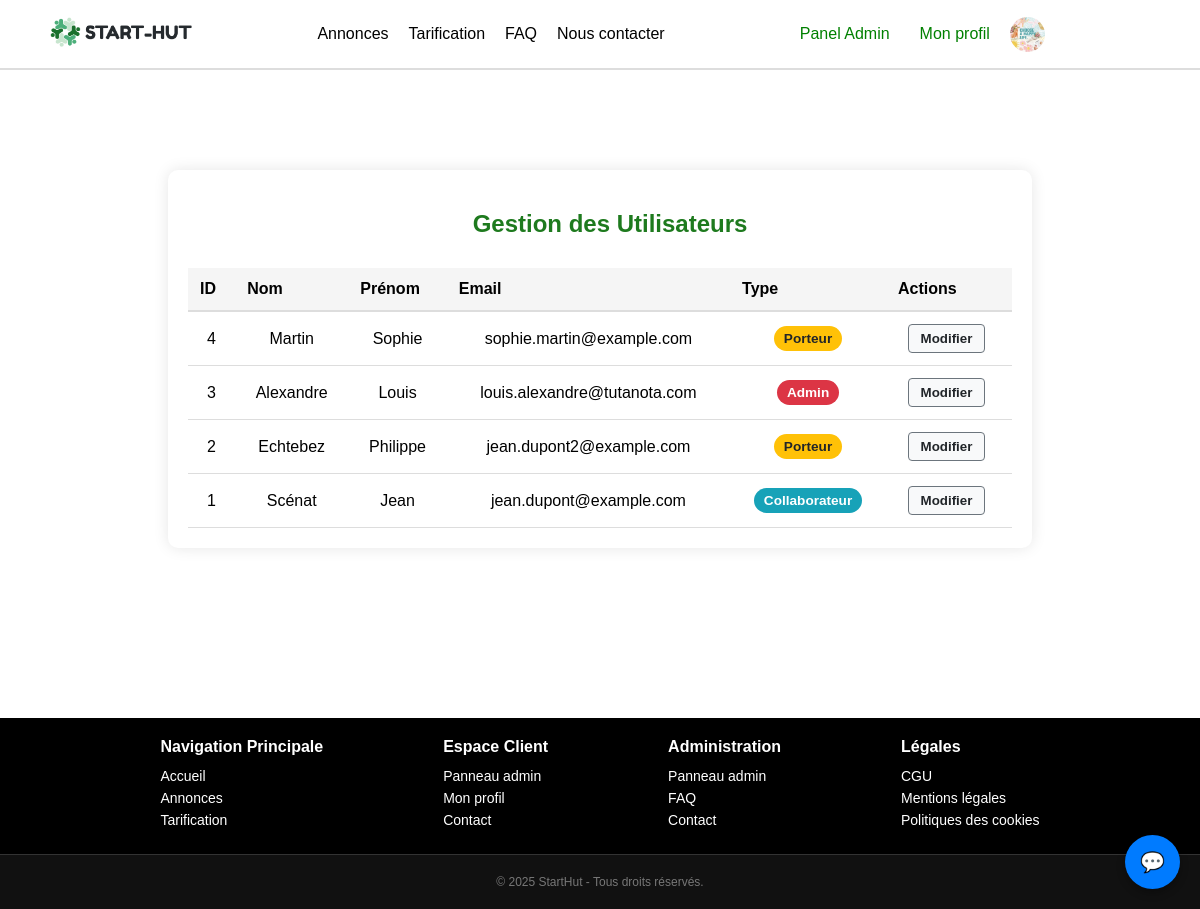
The page /src/views/admin.php (signed in) on the database as committed earlier.
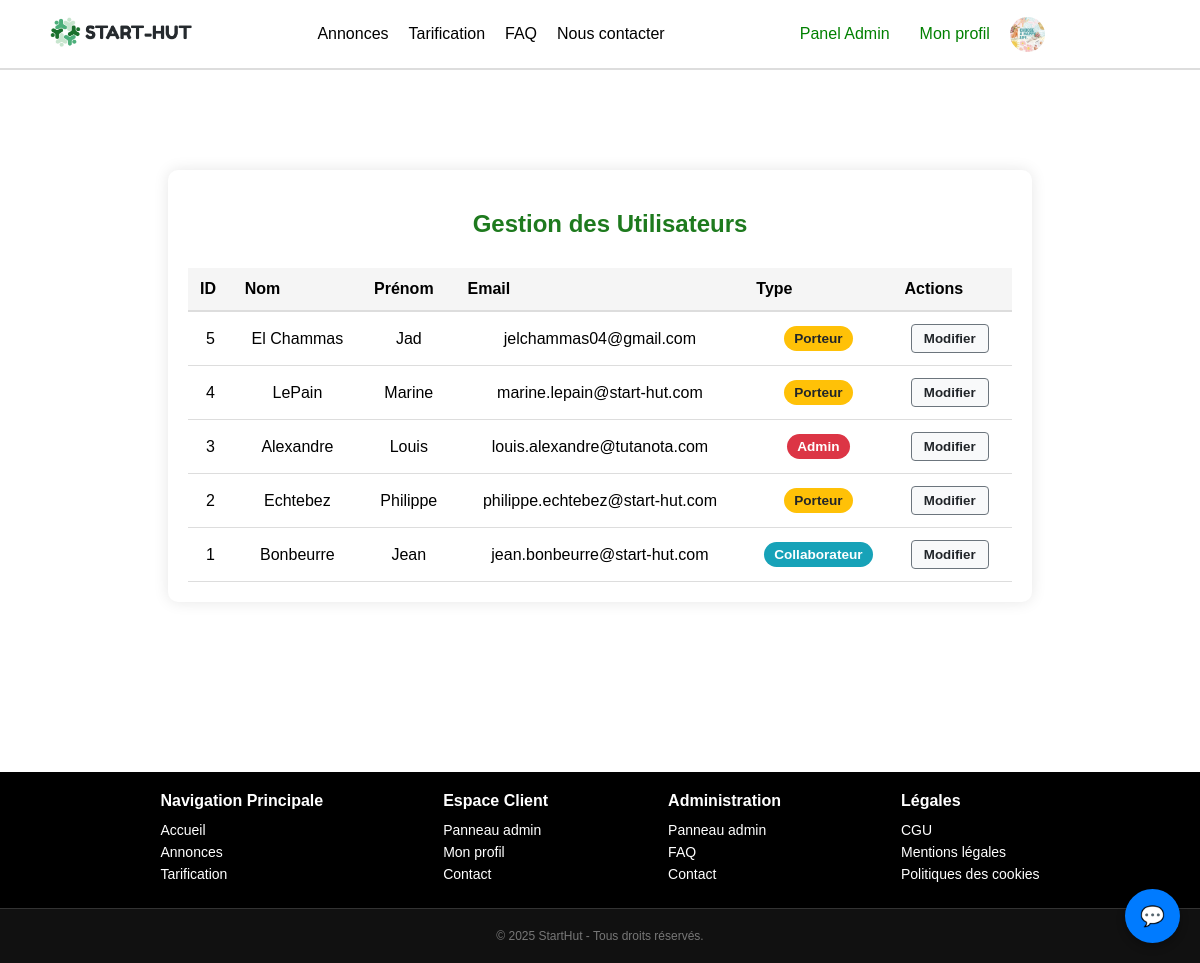
The same page on the database as committed later.
### tables this page shows
CREATE TABLE Utilisateurs (
    id INT PRIMARY KEY AUTO_INCREMENT,
    nom VARCHAR(255) NOT NULL,
    prenom VARCHAR(255) NOT NULL ,
    email VARCHAR(255) NOT NULL UNIQUE,
    mot_de_passe VARCHAR(255) NOT NULL,
    description_profil VARCHAR(255),
    langues_parlees VARCHAR(255),
    type ENUM('porteur', 'collaborateur', 'admin') NOT NULL
);

### src/views/admin.php (the view, shortened to what this page needs)
<?php
$conn = new mysqli(DB_HOST, DB_USER, DB_PASS, DB_NAME);
$connection_error = null;
$sql = "SELECT id, nom, prenom, email, type FROM Utilisateurs ORDER BY id DESC";
$result = $conn->query($sql);
$query_error = null;
$all_users = [];
if (!$connection_error && $result === false) {
    $query_error = "Erreur lors de la récupération des utilisateurs : " . $conn->error;
    error_log($query_error);
} elseif (!$connection_error && $result) {
    $all_users = $result->fetch_all(MYSQLI_ASSOC);
}
?>
<!DOCTYPE html>
<html>
<head>
    <link rel="stylesheet" href="/Start-Hut/public/assets/css/styles.css">
    <link rel="stylesheet" href="/Start-Hut/public/assets/css/styles-quentin.css">
    <link rel="stylesheet" href="/Start-Hut/public/assets/css/styles-guillaume.css">
</head>
<body>
<?php include('../templates/header.php');  ?>
<div class="content">
    <div class="admin-container">
        <h1 class="admin-title">Gestion des Utilisateurs</h1>
        <table class="users-table">
            <thead>
                <tr>
                    <th>ID</th>
                    <th>Nom</th>
                    <th>Prénom</th>
                    <th>Email</th>
                    <th>Type</th>
                    <th>Actions</th>
                </tr>
            </thead>
            <tbody>
                <?php if (!$connection_error && !empty($all_users)): ?>
                    <?php foreach($all_users as $row): ?>
                        <tr id="user-row-<?php echo $row['id']; ?>">
                            <td><?php echo $row['id']; ?></td>
                            <td><?php echo htmlspecialchars($row['nom']); ?></td>
                            <td><?php echo htmlspecialchars($row['prenom']); ?></td>
                            <td><?php echo htmlspecialchars($row['email']); ?></td>
                            <td>
                                <span class="user-type type-<?php echo strtolower($row['type']); ?>">
                                    <?php echo ucfirst($row['type']); ?>
                                </span>
                            </td>
                            <td>
                                <button class="btn-edit" onclick="editUser(<?php echo $row['id']; ?>)">Modifier</button>
                            </td>
                        </tr>
                    <?php endforeach; ?>
                <?php elseif (isset($query_error)):
                ?>
                    <tr>
                        <td colspan="6" style="text-align: center;">Impossible de charger les utilisateurs : <?php echo htmlspecialchars($query_error); ?></td>
                    </tr>
                <?php elseif ($connection_error): ?>
                     <tr>
                        <td colspan="6" style="text-align: center;">Impossible de se connecter à la base de données. Vérifiez le message d'erreur ci-dessus.</td>
                    </tr>
                <?php else:  ?>
                    <tr>
                        <td colspan="6" style="text-align: center;">Aucun utilisateur trouvé dans la base de données.</td>
                    </tr>
                <?php endif; ?>
            </tbody>
        </table>
    </div>
</div>
<?php
include('../templates/footer.php');
?>
</body>
</html>

### src/templates/header.php (shortened to what this page needs)
<div class="navbar-container">
    <nav class="navbar">
        <div class="logo">
            <a href="/Start-Hut/public/index.php"><img src="/Start-Hut/public/assets/img/logo.png" alt="Logo"></a>
        </div>
<?php
$user_type = $_SESSION['user_type'] ?? null;
?>
<ul class="nav-links mobile-menu">
  <?php if ($user_type === 'porteur'): ?>
    <li><a href="/Start-Hut/src/views/annonces.php">Annonces</a></li>
    <li><a href="/Start-Hut/src/views/projet/annonce/posterannonce.php">Poster une annonce</a></li>
    <li><a href="/Start-Hut/src/views/abonnements.php">Tarification</a></li>
    <li><a href="/Start-Hut/src/views/faq.php">FAQ</a></li>
    <li><a href="/Start-Hut/src/views/contact.php">Nous contacter</a></li>
  <?php else: ?>
    <li><a href="/Start-Hut/src/views/annonces.php">Annonces</a></li>
    <li><a href="/Start-Hut/src/views/abonnements.php">Tarification</a></li>
    <li><a href="/Start-Hut/src/views/faq.php">FAQ</a></li>
    <li><a href="/Start-Hut/src/views/contact.php">Nous contacter</a></li>
  <?php endif; ?>
</ul>
<div class="auth-buttons mobile-menu">
  <?php if (!isset($_SESSION['user_id'])): ?>
    <a href="/Start-Hut/src/views/user/connexion.php" class="signup">Se connecter</a>
  <?php else: ?>
    <?php if ($user_type === 'porteur'): ?>
      <a href="/Start-Hut/src/views/projet/espace-projet.php" class="signup">Espace projet</a>
    <?php elseif ($user_type === 'collaborateur'): ?>
      <a href="/Start-Hut/src/views/projet/espace-collaborateur.php" class="signup">Espace collaborateur</a>
    <?php elseif ($user_type === 'admin'): ?>
      <a href="/Start-Hut/src/views/admin.php" class="signup">Panel Admin</a>
    <?php endif; ?>
    <a href="/Start-Hut/src/views/user/profil.php" class="signup">Mon profil</a>
    <?php
    $user_image = [];
    ?>
    <a href="/Start-Hut/src/views/user/profil.php" class="profile-image-link">
      <img src="<?php echo $user_image['lien'] ?? '/Start-Hut/public/assets/img/APRIL.png'; ?>" class="header-profile-pic" alt="Photo de profil">
    </a>
  <?php endif; ?>
</div>
</div>

### src/templates/footer.php (shortened to what this page needs)
<footer>
<?php include('messagerie.php'); ?>
    <div class="footer-container">
        <div class="footer-section">
            <h3>Navigation Principale</h3>
            <?php
            $user_type = $_SESSION['user_type'] ?? null;
            ?>
            <?php if ($user_type === 'admin'): ?>
            <p><a href="/Start-Hut/public/index.php">Accueil</a></p>
            <p><a href="/Start-Hut/src/views/annonces.php">Annonces</a></p>
            <p><a href="/Start-Hut/src/views/abonnements.php">Tarification</a></p>
            <?php endif; ?>
        </div>
        <div class="footer-section">
            <h3>Espace Client</h3>
            <?php if ($user_type === 'admin'): ?>
                <p><a href="/Start-Hut/src/views/admin.php">Panneau admin</a></p>
                <p><a href="/Start-Hut/src/views/user/profil.php">Mon profil</a></p>
                <p><a href="/Start-Hut/src/views/contact.php">Contact</a></p>
            <?php endif; ?>
        </div>
        <div class="footer-section">
            <?php if ($user_type === 'admin'): ?>
            <h3>Administration</h3>
            <p><a href="/Start-Hut/src/views/admin.php">Panneau admin</a></p>
            <p><a href="/Start-Hut/src/views/faq.php">FAQ</a></p>
            <p><a href="/Start-Hut/src/views/contact.php">Contact</a></p>
            <?php endif; ?>
        </div>
        <div class="footer-section">
            <h3>Légales</h3>
            <p><a href="/Start-Hut/src/views/legal/cgu.php">CGU</a></p>
            <p><a href="/Start-Hut/src/views/legal/mentions.php">Mentions légales</a></p>
            <p><a href="/Start-Hut/src/views/legal/cookies.php">Politiques des cookies</a></p>
        </div>
    </div>
    <div class="footer-bottom">
    © 2025 StartHut - Tous droits réservés.
</div>
</footer>

### src/templates/messagerie.php (shortened to what this page needs)
<link rel="stylesheet" href="assets/css/styles-meryem.css">
<link rel="stylesheet" href="https://cdnjs.cloudflare.com/ajax/libs/font-awesome/6.5.0/css/all.min.css">
<a id="open-message-modal" class="message-floating-btn">💬</a>

### public/assets/css/styles.css (style rules this page uses)
* { margin: 0; padding: 0; box-sizing: border-box; }
body { width: auto; font-family: 'Open Sans', sans-serif; display: flex; flex-direction: column; min-height: 100vh; }
.navbar { display: flex; align-items: center; justify-content: center; padding: 10px ; background-color: white; border-bottom: 1px solid #ddd; gap: 60px; margin-bottom: 30px; }
.logo { display: flex; }
.logo img { height: 30px; width: auto; }
.nav-links { list-style: none; display: flex; gap: 20px; margin: 0 20px; color: black; text-decoration: none; }
.nav-links li a { text-decoration: none; color: black; }
.auth-buttons { display: flex; gap: 10px; color: black; }
.auth-buttons .signup { text-decoration: none; color: green; padding: 10px; }
.header-profile-pic { width: 35px; height: 35px; border-radius: 50%; object-fit: cover; }
.profile-image-link { display: flex; align-items: center; justify-content: center; }
html, body { margin: 0; padding: 0; overflow-x: hidden; width: 100vw; box-sizing: border-box; }
.content { display: flex; justify-content: center; align-items: center; flex-direction: column; text-align: center; padding-bottom: 100px; }
footer { background-color: #000000; color: white; width: 100%; position: relative; bottom: 0px; margin-top: auto; font-family: Arial, sans-serif; }
.footer-container { display: flex; justify-content: center; align-items: flex-start; gap: 120px; padding: 20px 0; text-align: left; }
.footer-section h3 { font-size: 16px; font-weight: bold; margin-bottom: 12px; }
.footer-section p { margin: 6px 0; font-size: 14px; }
footer a { text-decoration: none; color: inherit; }
.footer-bottom { background-color: #111111; border-top: 1px solid #333; color: white; width: 100%; position: relative; bottom: 0px; margin-top: auto; font-family: Arial, sans-serif; padding: 20px 0; margin-left: auto; font-size: 12px; color: #777; text-align: center; }
.content { width: 80%; margin: 30px auto; }
h1 { font-size: 2em; margin: 20px 0; padding-left: 20px; }
.message-floating-btn { position: fixed; bottom: 20px; right: 20px; background-color: #007bff; color: white; padding: 15px; border-radius: 50%; text-align: center; font-size: 20px; cursor: pointer; box-shadow: 0 4px 8px rgba(0,0,0,0.3); z-index: 9999; }

### public/assets/css/styles-guillaume.css (style rules this page uses)
a { color: green; text-decoration: none; }
.content { display: flex; flex-direction: column; align-items: center; justify-content: center; }
.navbar { display: flex; justify-content: space-between; align-items: center; padding: 15px 50px; background-color: white; border-bottom: 2px solid #ddd; }

### public/assets/css/styles-meryem.css (style rules this page uses)
:root { --primary-color: green; --primary-dark: rgb(6, 78, 6); --primary-light: #d1ffd1; --text-color: #333; --background: #f8f8f8; }
body { margin: 0; font-family: Arial, sans-serif; background-color: white; }
.message-floating-btn { position: fixed; bottom: 20px; right: 20px; background-color: #007bff; color: white; padding: 15px; border-radius: 50%; text-align: center; font-size: 20px; cursor: pointer; box-shadow: 0 4px 8px rgba(0,0,0,0.3); z-index: 9999; }

### src/views/admin.php (style rules this page uses)
.admin-container { width: 90%; max-width: 1200px; margin: 40px auto; background-color: #fff; border-radius: 10px; padding: 20px; box-shadow: 0 0 15px rgba(0, 0, 0, 0.1); }
.admin-title { text-align: center; margin-bottom: 30px; color: #1e7a1e; font-size: 24px; font-weight: bold; }
.users-table { width: 100%; border-collapse: collapse; margin-top: 20px; }
.users-table th { background-color: #f5f5f5; text-align: left; padding: 12px; border-bottom: 2px solid #ddd; font-weight: bold; }
.users-table td { padding: 12px; border-bottom: 1px solid #ddd; }
.btn-edit, .btn-save, .btn-cancel { padding: 6px 12px; border-radius: 4px; cursor: pointer; font-weight: bold; margin-right: 5px; }
.btn-edit { background-color: #f8f9fa; border: 1px solid #6c757d; color: #212529; }
.user-type { display: inline-block; padding: 5px 10px; border-radius: 15px; font-size: 0.85em; font-weight: 600; }
.type-admin { background-color: #dc3545; color: white; }
.type-porteur { background-color: #ffc107; color: #212529; }
.type-collaborateur { background-color: #17a2b8; color: white; }

### src/templates/footer.php (style rules this page uses)
footer a { text-decoration: none; color: inherit; }

Rows that differ between the two databases and show on the page:
added utilisateurs: id "5", nom "El Chammas", prenom "Jad", email "jelchammas04@gmail.com", type "Porteur"
changed utilisateurs id 4: nom "Martin" → "LePain"; prenom "Sophie" → "Marine"; email "sophie.martin@example.com" → "marine.lepain@start-hut.com"
changed utilisateurs "Echtebez": email "jean.dupont2@example.com" → "philippe.echtebez@start-hut.com"
changed utilisateurs "Jean": nom "Scénat" → "Bonbeurre"; email "jean.dupont@example.com" → "jean.bonbeurre@start-hut.com"
